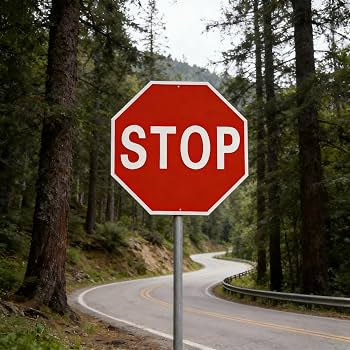
#> input picture Wk2 Skill Booster/img2.jpg, 350 x 350 px
$ python 'SW GS WK2 Proj.py'
#> lines starting #> are read from the running program, lines starting #| are printed output that depends on the picture; after the words box and inside, x2 and y2 are one past the last pixel; in counts of white or black regions, pixels touching at a corner belong together
import cv2
import numpy as np

img = cv2.imread('img2.jpg')
#> img is the input picture: shape (350, 350, 3); mean B, G, R 63.9, 78.5, 95.1

# convert to HSV -- makes it much easier to threshold by color than BGR
hsv = cv2.cvtColor(img, cv2.COLOR_BGR2HSV)
#> hsv: shape (350, 350, 3); mean H, S, V 30.2, 118.4, 96.1


# ---------- RED ----------
# red wraps around both ends of the hue scale, so it needs two ranges
lower_red_1 = np.array([0, 100, 60])
upper_red_1 = np.array([10, 255, 255])
lower_red_2 = np.array([170, 100, 60])
upper_red_2 = np.array([179, 255, 255])

mask_red_1 = cv2.inRange(hsv, lower_red_1, upper_red_1)
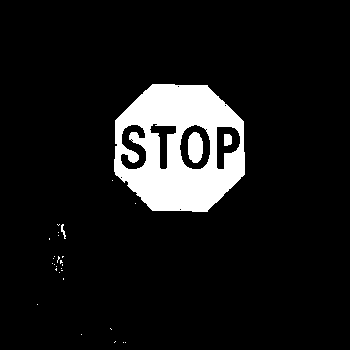
#> mask_red_1: shape (350, 350); 9.3% white; 30 white regions (26 under 20 px), largest, box (x1, y1, x2, y2) and area: (114, 84, 245, 212) 10848, (188, 132, 203, 163) 385, (224, 134, 232, 146) 88, (61, 224, 66, 239) 33
mask_red_2 = cv2.inRange(hsv, lower_red_2, upper_red_2)
#> mask_red_2: shape (350, 350); 0.04% white in thin lines or dots, all inside (x1, y1, x2, y2) = (115, 105, 240, 205)
mask_red = cv2.bitwise_or(mask_red_1, mask_red_2)
#> mask_red: shape (350, 350); 9.4% white; 30 white regions (26 under 20 px), largest, box (x1, y1, x2, y2) and area: (114, 84, 245, 212) 10890, (188, 132, 203, 163) 389, (224, 134, 232, 146) 88, (61, 224, 66, 239) 33

if cv2.countNonZero(mask_red) > 0:
    isolated_red = cv2.bitwise_and(img, img, mask=mask_red)
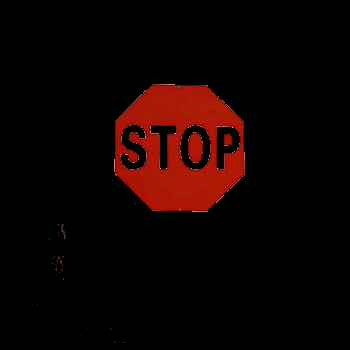
#> isolated_red: shape (350, 350, 3); mean B, G, R 0.9, 2.4, 15.6
    M = cv2.moments(mask_red)
#> M = moments, m00 2920770, centre m10/m00, m01/m00 = (178.2, 148.7)

    #cx = M['m10'] / M['m00']
    #cy = M['m01'] / M['m00']
    #print("red: center=(" + str(round(cx, 1)) + ", " + str(round(cy, 1)) + ")")

    cv2.imshow('red', isolated_red)
    cv2.waitKey(0)


# ---------- GREEN ----------
lower_green = np.array([35, 60, 60])
upper_green = np.array([85, 255, 255])

mask_green = cv2.inRange(hsv, lower_green, upper_green)
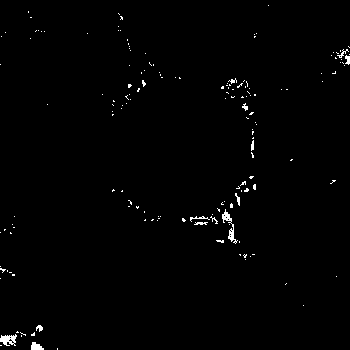
#> mask_green: shape (350, 350); 0.93% white in thin lines or dots

if cv2.countNonZero(mask_green) > 0:
    isolated_green = cv2.bitwise_and(img, img, mask=mask_green)
    M = cv2.moments(mask_green)
#> M = moments, m00 289680, centre m10/m00, m01/m00 = (172.4, 200.1)
    cx = M['m10'] / M['m00']
#> cx = 172.4
    cy = M['m01'] / M['m00']
#> cy = 200.1
    print("green: center=(" + str(round(cx, 1)) + ", " + str(round(cy, 1)) + ")")
#| green: center=(172.4, 200.1)
    cv2.imshow('green', isolated_green)
    cv2.waitKey(0)


# ---------- BLUE ----------
lower_blue = np.array([86, 60, 60])
upper_blue = np.array([130, 255, 255])

mask_blue = cv2.inRange(hsv, lower_blue, upper_blue)
#> mask_blue: shape (350, 350); every value is 0

if cv2.countNonZero(mask_blue) > 0:
    isolated_blue = cv2.bitwise_and(img, img, mask=mask_blue)
    M = cv2.moments(mask_blue)
    cx = M['m10'] / M['m00']
    cy = M['m01'] / M['m00']
    print("blue: center=(" + str(round(cx, 1)) + ", " + str(round(cy, 1)) + ")")
    cv2.imshow('blue', isolated_blue)
    cv2.waitKey(0)


# ---------- WHITE ----------
lower_white = np.array([0, 0, 200])
upper_white = np.array([179, 40, 255])

mask_white = cv2.inRange(hsv, lower_white, upper_white)
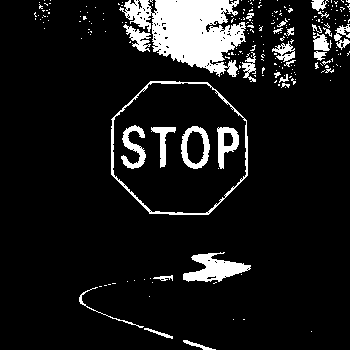
#> mask_white: shape (350, 350); 9.9% white; 237 white regions (207 under 20 px), largest, box (x1, y1, x2, y2) and area: (119, 0, 246, 77) 5545, (183, 252, 251, 282) 1045, (111, 81, 248, 215) 1019

if cv2.countNonZero(mask_white) > 0:
    isolated_white = cv2.bitwise_and(img, img, mask=mask_white)
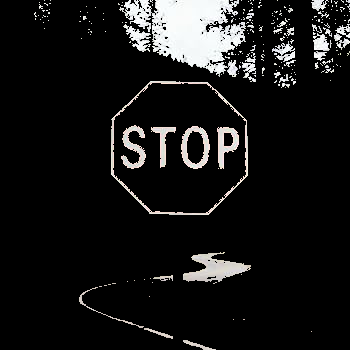
#> isolated_white: shape (350, 350, 3); mean B, G, R 22.9, 23.1, 23.3
    M = cv2.moments(mask_white)
#> M = moments, m00 3101310, centre m10/m00, m01/m00 = (202.3, 89.65)
    cx = M['m10'] / M['m00']
#> cx = 202.3
    cy = M['m01'] / M['m00']
#> cy = 89.65
    print("white: center=(" + str(round(cx, 1)) + ", " + str(round(cy, 1)) + ")")
#| white: center=(202.3, 89.6)
    cv2.imshow('white', isolated_white)
    cv2.waitKey(0)


# ---------- BLACK ----------
lower_black = np.array([0, 0, 0])
upper_black = np.array([179, 255, 40])

mask_black = cv2.inRange(hsv, lower_black, upper_black)
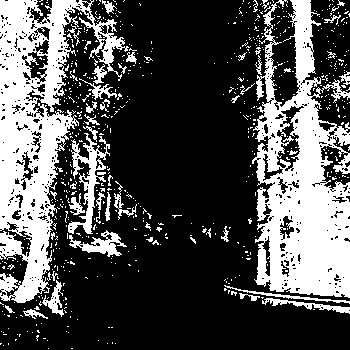
#> mask_black: shape (350, 350); 31.3% white; 679 white regions (630 under 20 px), largest, box (x1, y1, x2, y2) and area: (252, 0, 350, 298) 16430, (0, 0, 129, 303) 14943, (68, 133, 110, 234) 1304

if cv2.countNonZero(mask_black) > 0:
    isolated_black = cv2.bitwise_and(img, img, mask=mask_black)
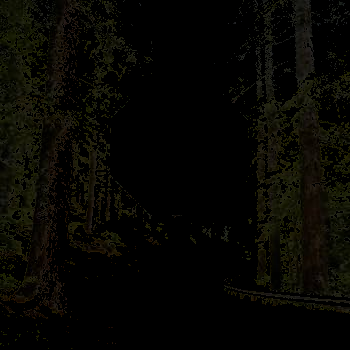
#> isolated_black: shape (350, 350, 3); mean B, G, R 2.7, 6.6, 7.1
    M = cv2.moments(mask_black)
#> M = moments, m00 9771600, centre m10/m00, m01/m00 = (169, 160.6)
    cx = M['m10'] / M['m00']
#> cx = 169
    cy = M['m01'] / M['m00']
#> cy = 160.6
    print("black: center=(" + str(round(cx, 1)) + ", " + str(round(cy, 1)) + ")")
#| black: center=(169.0, 160.6)
    cv2.imshow('black', isolated_black)
    cv2.waitKey(0)


cv2.destroyAllWindows()
